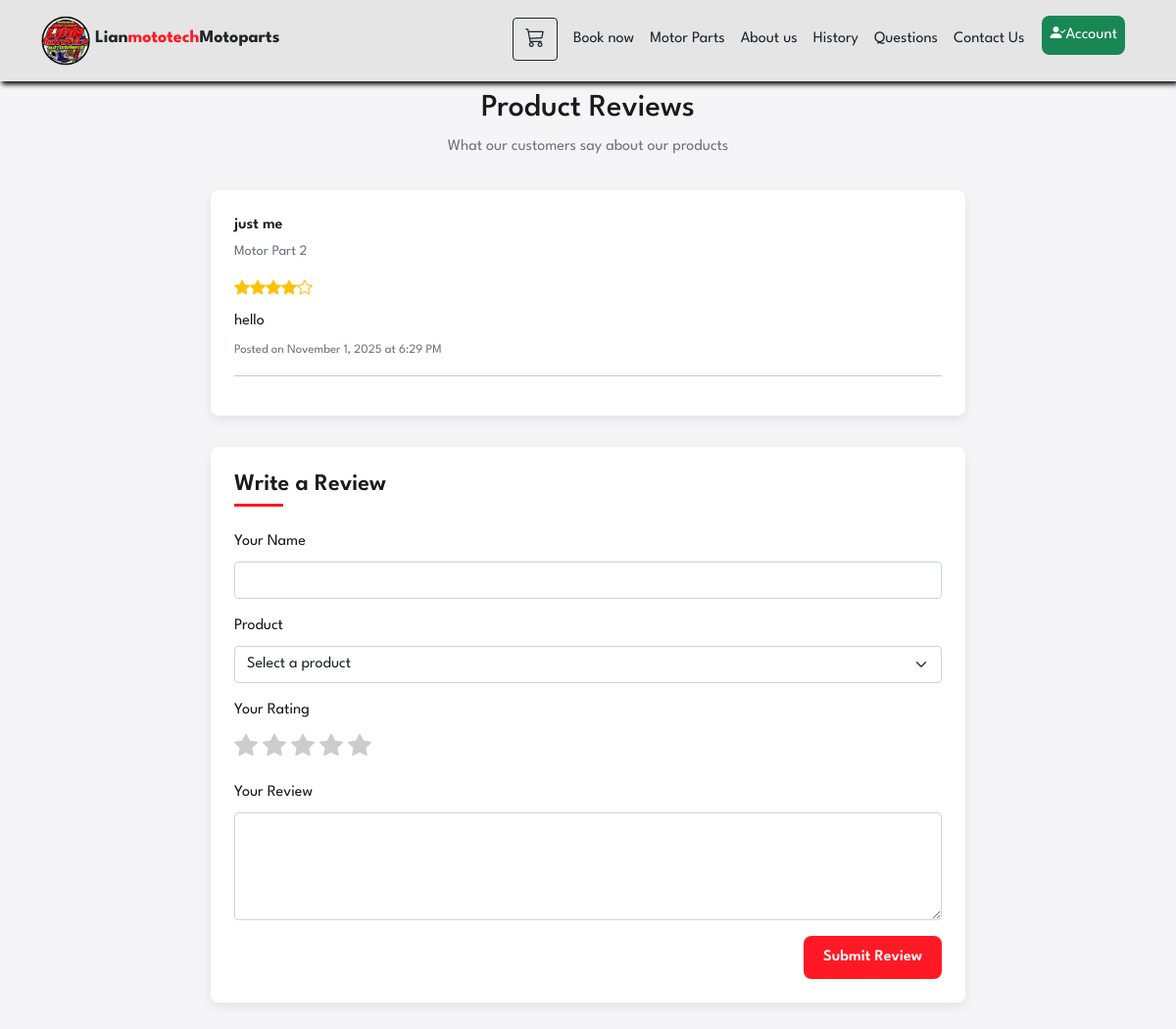
The app's page /WebProject/review.php (signed in) with its own data.
### tables this page shows
CREATE TABLE `reviews` (
  `review_id` int(11) NOT NULL,
  `user_id` int(11) NOT NULL,
  `user_name` varchar(100) NOT NULL,
  `product_name` varchar(150) NOT NULL,
  `user_rating` varchar(10) NOT NULL,
  `user_review` text NOT NULL,
  `created_at` timestamp NOT NULL DEFAULT current_timestamp()
);

### WebProject/review.php (the view, shortened to what this page needs)
<?php
include('server/connection.php');
$stmt_reviews = $conn->prepare("SELECT user_name, product_name, user_rating, user_review, created_at FROM reviews ORDER BY created_at DESC");
$stmt_reviews->execute();
$result = $stmt_reviews->get_result();
?>
<!DOCTYPE html>
<html lang="en">
<head>
    <link href="https://cdn.jsdelivr.net/npm/bootstrap@5.1.3/dist/css/bootstrap.min.css" rel="stylesheet">
    <link rel="stylesheet" href="https://cdn.jsdelivr.net/npm/bootstrap-icons@1.3.0/font/bootstrap-icons.css" />
    <link rel="stylesheet" href="assets/css/review.css" />
    <link rel="stylesheet" href="assets/css/WebMotorShop.css" />
</head>
<body>
    <nav class="navbar navbar-expand-lg navbar-dark py-3 fixed-top">
        <div class="container">
            <div class="logoAndName">
                <img
                    src="assets/images/logo.png"
                    alt="Lianmototech Logo"
                    class="Motopart_Logo" />
                <h4 class="Shop_name text-dark">
                    Lian<span class="RedColorName">mototech </span>Motoparts
                </h4>
            </div>
            <div class="collapse navbar-collapse" id="navmenu">
                <ul class="navbar-nav ms-auto">
                    <li class="nav-item">
                        <div class="d-flex align-items-center">
                            <a href="cart.php" class="btn btn-outline-dark me-2 position-relative d-none d-lg-block cart-button">
                                <i class="bi bi-cart3 fs-5"></i>
                            </a>
                            <a
                                href="index.php#BookNow"
                                class="nav-link NavHovered text-dark p-2 mt-1 mb-1 flex-grow-1">Book now</a>
                        </div>
                    </li>
                    <li class="nav-item">
                        <a
                            href="index.php#MotorParts"
                            class="nav-link NavHovered text-dark p-2 mt-1 mb-1 d-block">Motor Parts</a>
                    </li>
                    <li class="nav-item">
                        <a
                            href="index.php#AboutUs"
                            class="nav-link NavHovered text-dark p-2 mt-1 mb-1 d-block">About us</a>
                    </li>
                    <li class="nav-item">
                        <a
                            href="index.php#History"
                            class="nav-link NavHovered text-dark p-2 mt-1 mb-1 d-block">History</a>
                    </li>
                    <li class="nav-item">
                        <a
                            href="index.php#questions"
                            class="nav-link NavHovered text-dark p-2 mt-1 mb-1 d-block">Questions</a>
                    </li>
                    <li class="nav-item">
                        <a
                            href="index.php#Contact"
                            class="nav-link NavHovered text-dark p-2 mt-1 mb-1 d-block">Contact Us</a>
                    </li>
                    <?php
                    if (isset($_SESSION['user_id'])) {
                        echo '<div class="Log_SignButton d-flex flex-wrap justify-content--around align-items-start">
                    <li class="nav-item">
                      <a href="account.php">
                        <button class="btn btn-success">
                      <i class="bi bi-person-check-fill"></i>Account
                        </button>
                      </a>
                    </li>
                  </div>';
                    } else {
                        echo '<div class="Log_SignButton d-flex flex-wrap justify-content--around align-items-start">
                        <li class="nav-item">
                            <a href="login.php"><button class="loginButton bg-success">Log in</button></a>
                        </li>
                    </div>';
                    }
                    ?>
                </ul>
            </div>
        </div>
    </nav>
    <div class="review-container">
        <div class="review-header">
            <h2>Product Reviews</h2>
            <p class="text-muted">What our customers say about our products</p>
        </div>
        <div class="review-card">
            <?php while ($row1 = $result->fetch_assoc()) { ?>
                <div class="review-user">
                    <div>
                        <div class="user-name"><?php echo $row1['user_name']; ?></div>
                        <div class="product-name"><?php echo $row1['product_name']; ?></div>
                    </div>
                </div>
                <div class="review-stars">
                    <?php
                    $rating = (int)$row1['user_rating'];
                    for ($i = 1; $i <= 5; $i++) {
                        if ($i <= $rating) {
                            echo '<i class="bi bi-star-fill"></i>';
                        } else {
                            echo '<i class="bi bi-star"></i>';
                        }
                    }
                    ?>
                </div>
                <div class="review-text">
                    <?php echo $row1['user_review']; ?>
                </div>
                <?php $reviewformattedDateTime = date("F j, Y \a\\t g:i A", strtotime($row1['created_at'])); ?>
                <div class="review-date">Posted on <?php echo $reviewformattedDateTime; ?></div>
                <hr>
            <?php } ?>
        </div>
        <div class="review-form">
            <h4 class="form-title">Write a Review</h4>
            <form id="reviewForm" method="POST" action="review.php">
                <div class="mb-3">
                    <label for="userName" class="form-label">Your Name</label>
                    <input type="text" class="form-control" id="userName" name="user_name" required>
                </div>
                <div class="mb-3">
                    <label for="productSelect" class="form-label">Product</label>
                    <select class="form-select" id="productSelect" name="product_name">
                        <option value="">Select a product</option>
                    </select>
                </div>
                <div class="mb-3">
                    <label class="form-label">Your Rating</label>
                    <div class="star-rating">
                        <label for="star5"><i class="bi bi-star-fill"></i></label>
                        <label for="star4"><i class="bi bi-star-fill"></i></label>
                        <label for="star3"><i class="bi bi-star-fill"></i></label>
                        <label for="star2"><i class="bi bi-star-fill"></i></label>
                        <label for="star1"><i class="bi bi-star-fill"></i></label>
                    </div>
                </div>
                <div class="mb-3">
                    <label for="reviewText" class="form-label">Your Review</label>
                    <textarea class="form-control" id="reviewText" rows="4" name="user_review"></textarea>
                </div>
                <div class="text-end">
                    <button type="submit" class="btn btn-submit" name="submit_review">Submit Review</button>
                </div>
            </form>
        </div>
    </div>
</body>
</html>

### WebProject/assets/css/review.css (style rules this page uses)
:root { --primary: #ff1924; --primary-light: rgba(255, 25, 36, 0.1); --secondary: #028c4a; --dark: #1a1a1a; --light: #f8f9fa; --gray: #6c757d; --border-radius: 8px; --box-shadow: 0 4px 12px rgba(0, 0, 0, 0.08); }
body { font-family: 'League Spartan', sans-serif; background-color: #f5f5f7; color: var(--dark); }
.review-container { max-width: 800px; margin: 2rem auto; padding: 0 15px; }
.review-header { text-align: center; margin-bottom: 2rem; }
.review-card { background: white; border-radius: var(--border-radius); box-shadow: var(--box-shadow); padding: 1.5rem; margin-bottom: 1.5rem; }
.review-user { display: flex; align-items: center; margin-bottom: 1rem; }
.user-name { font-weight: 600; margin-bottom: 0.25rem; }
.product-name { color: var(--gray); font-size: 0.9rem; }
.review-stars { color: #ffc107; margin-bottom: 0.5rem; }
.review-date { color: var(--gray); font-size: 0.8rem; margin-top: 0.5rem; }
.review-form { background: white; border-radius: var(--border-radius); box-shadow: var(--box-shadow); padding: 1.5rem; margin-top: 2rem; }
.form-title { font-weight: 600; margin-bottom: 1.5rem; position: relative; padding-bottom: 0.5rem; }
.form-title::after { content: ''; position: absolute; bottom: 0; left: 0; width: 50px; height: 3px; background: var(--primary); }
.star-rating { display: flex; margin-bottom: 1rem; }
.star-rating label { font-size: 1.5rem; color: #ccc; cursor: pointer; margin-right: 5px; }
.btn-submit { background-color: var(--primary); color: white; font-weight: 600; padding: 10px 20px; border: none; border-radius: var(--border-radius); transition: all 0.3s ease; }

### WebProject/assets/css/WebMotorShop.css (style rules this page uses)
* { font-family: "League Spartan", sans-serif; }
body::before { display: block; content: ""; height: 60px; }
.navbar { background-color: #e5e5e5; box-shadow: 2px 3px 5px black; }
.logoAndName { display: flex; justify-content: space-between; align-items: center; gap: 5px; }
.Motopart_Logo { width: 50px; height: auto; }
.Shop_name { display: flex; margin-top: 3px; flex-wrap: wrap; font-weight: bold; font-size: 18px; line-height: 17px; text-align: center; }
.RedColorName { color: #ff1924; }
.Log_SignButton { padding: 0px 10px 10px; gap: 5px; }
.Log_SignButton button { padding: 8px; border-radius: 8px; border: none; }

### records on screen
reviews: user_name "just me", product_name "Motor Part 2", user_rating "4" (drawn), user_review "hello", created_at "November 1, 2025 at 6:29 PM"
